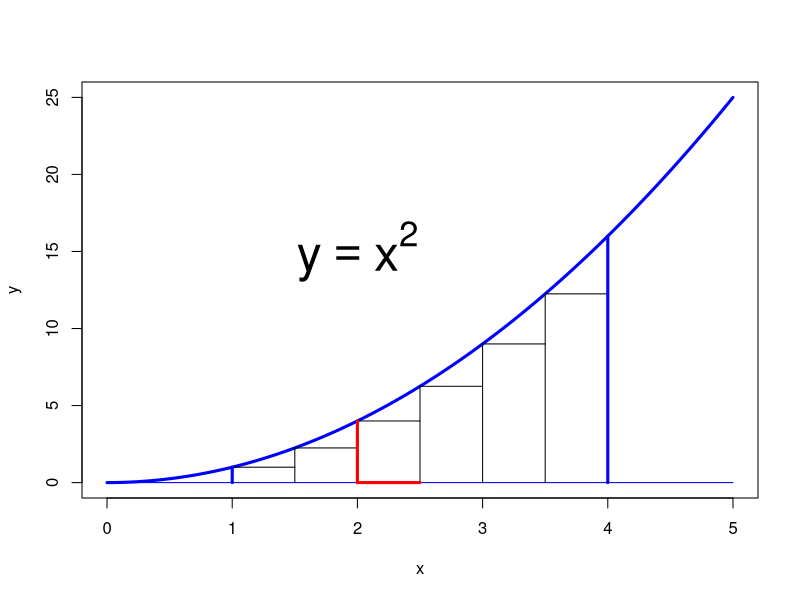

The R source for this figure:
GrafFun <- function(x1=0, x2=0){
  h = .01
  x = seq(x1, x2, h)
  y = x^2
  plot(x,y, type='l', col='blue', lwd=3)
  points(c(x1,x2), c(0,0), type='l', col='blue')
  text(2,15,expression(y==x^2), cex=3)
}

GrafRec <- function(x1=0, x2=0, del1=0){
  xn = seq(x1, x2, del1)
  yn = xn^2
  np1 = length(xn)
  
  for (i in 1:(np1-1)){
    points(c(xn[i],xn[i]), c(0,yn[i]), type='l')
    points(c(xn[i],xn[i+1]), c(yn[i], yn[i]), type='l')
  }

  points(c(xn[i+1],xn[i+1]), c(0,yn[i]), type='l')

  i = 2
  points(c(xn[i+1],xn[i+1]), c(0,yn[i+1]), type='l', col='red', lwd=3)
  points(c(xn[i+1],xn[i+2]), c(0, 0), type='l', col='red', lwd=3)

  i=0
  points(c(xn[i+1],xn[i+1]), c(0,yn[i+1]), type='l', col='blue', lwd=3)

  i = np1-1
  points(c(xn[i+1],xn[i+1]), c(0,yn[i+1]), type='l', col='blue', lwd=3)

}

GrafFun(0, 5)
GrafRec(1, 4, .5)

